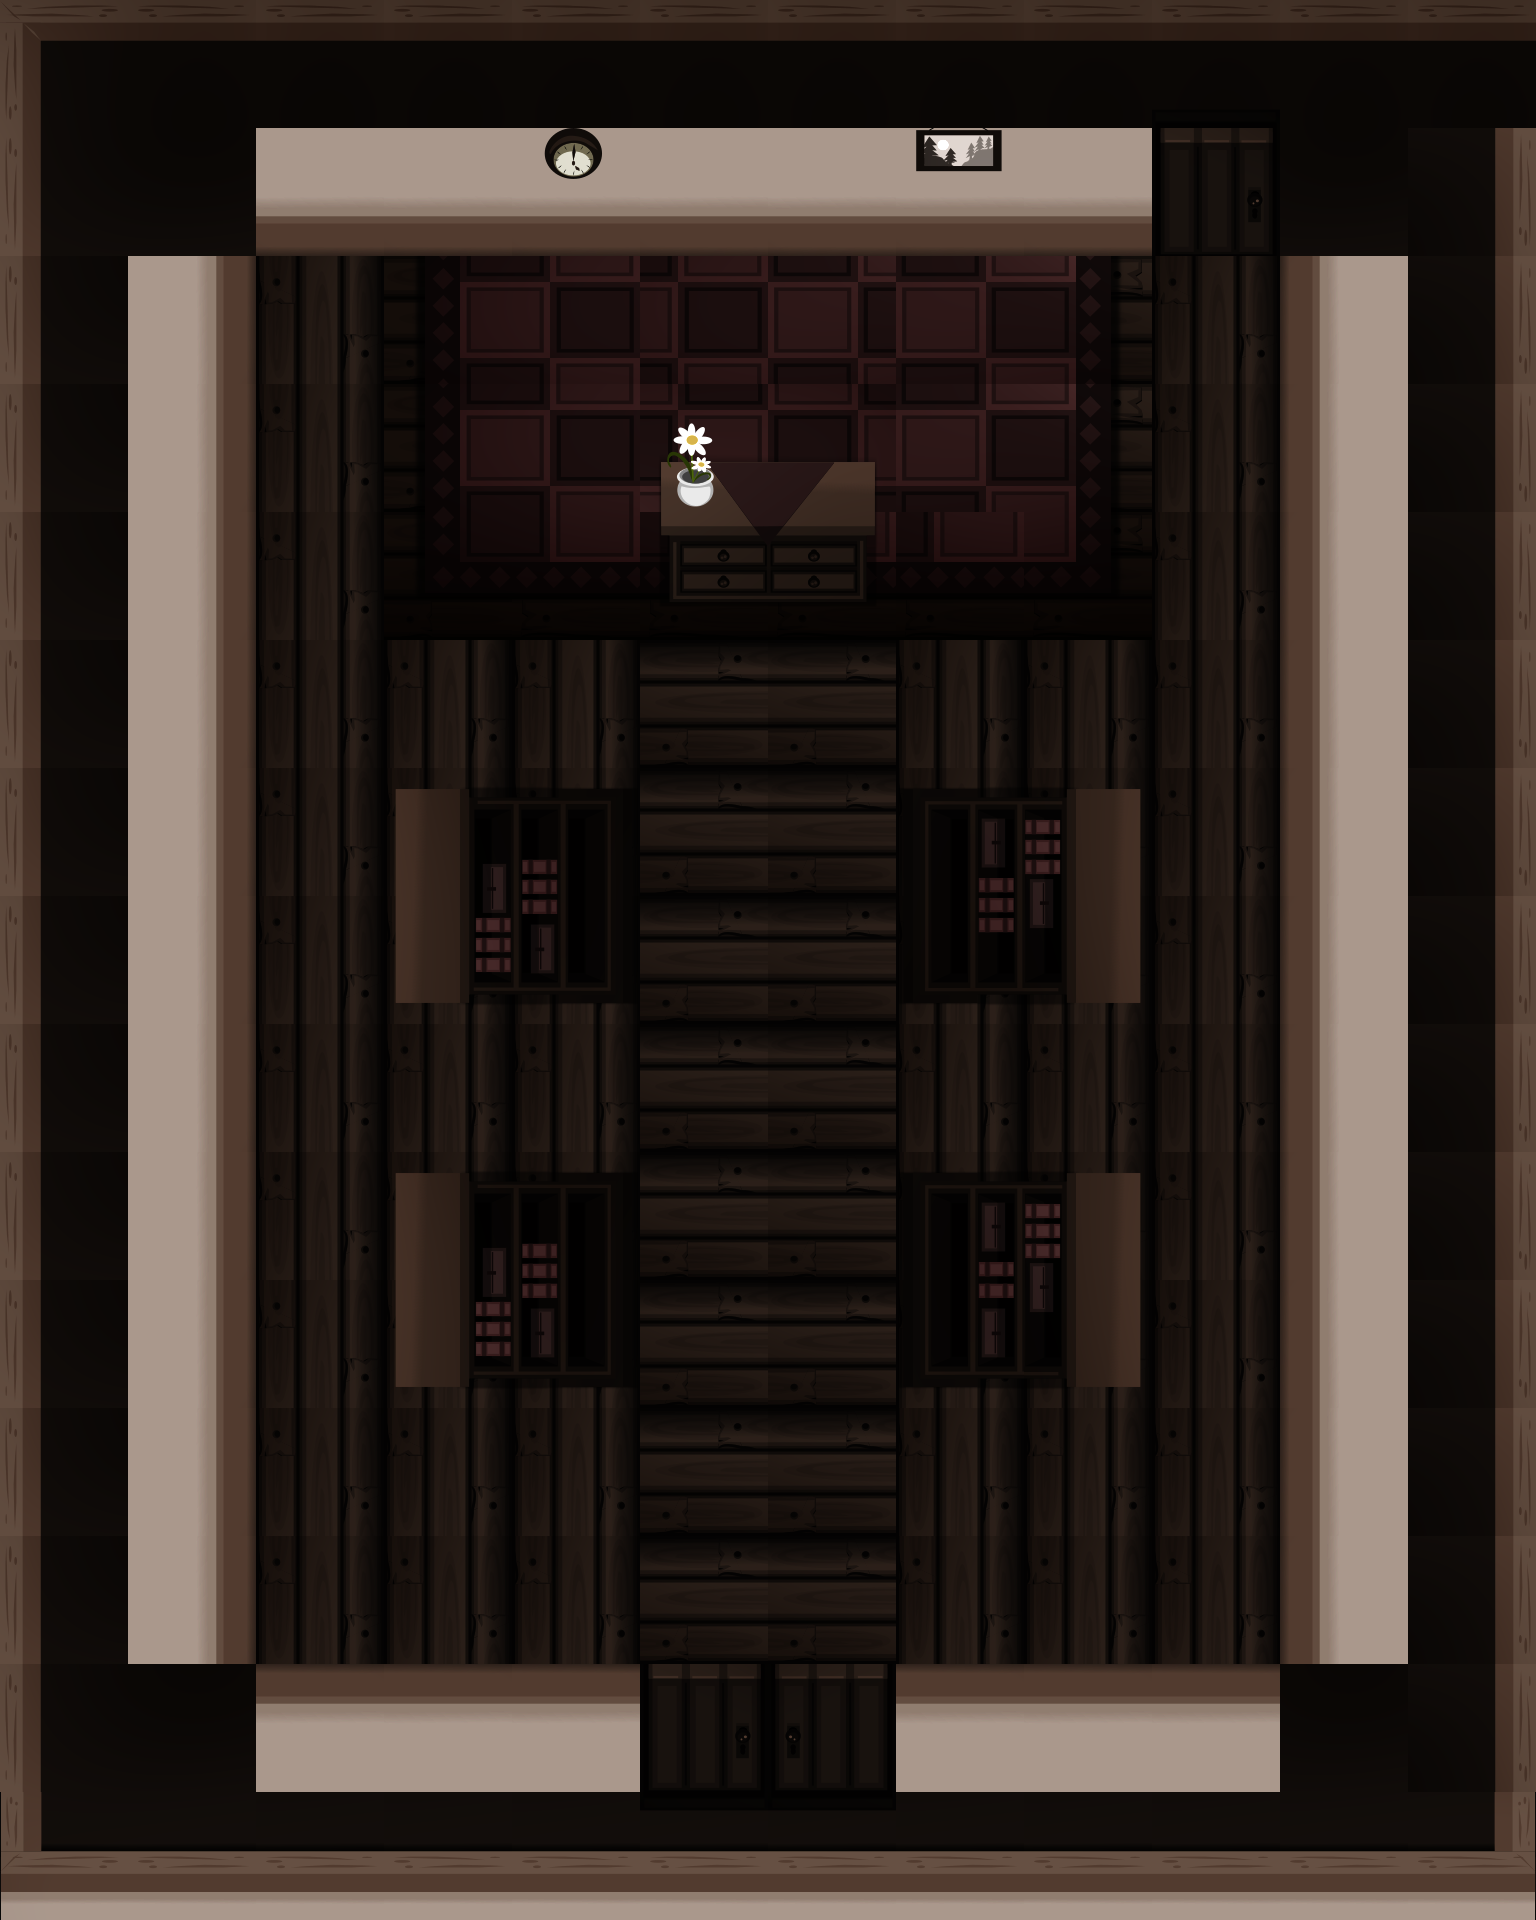

This game map was drawn from its Tiled (.tmx) file and the tilesets committed beside it. A one-line description and the full map source follow:
An orthogonal 12x15 tile map with 128x128 px tiles, 2 tile layers (WallsFloor, Furniture).

<map version="1.10" tiledversion="1.10.1" orientation="orthogonal" renderorder="right-down" width="12" height="15" tilewidth="128" tileheight="128" infinite="0" nextlayerid="3" nextobjectid="1">
 <editorsettings>
  <export target="Office_Map.JSON" format="json" />
 </editorsettings>
 <tileset firstgid="1" name="Office_T" tilewidth="128" tileheight="128" tilecount="63" columns="7">
  <image source="Office_T.png" width="896" height="1152" />
 </tileset>
 <layer id="2" name="WallsFloor" width="12" height="15">
  <data encoding="csv">
25,26,26,26,26,26,26,26,26,26,26,26,
32,33,47,47,47,47,47,47,47,47,33,3221225504,
32,1610612783,2684354614,50,51,51,52,52,53,2684354614,2684354607,3221225504,
32,1610612783,2684354614,50,51,3221225524,3221225523,52,53,2684354614,2684354607,3221225504,
32,1610612783,2684354614,57,58,58,58,58,60,2684354614,2684354607,3221225504,
32,1610612783,2684354614,2684354614,2684354614,2684354614,2684354614,2684354614,2684354614,2684354614,2684354607,3221225504,
32,1610612783,2684354614,2684354614,2684354614,2684354614,2684354614,2684354614,2684354614,2684354614,2684354607,3221225504,
32,1610612783,2684354614,2684354614,2684354614,2684354614,2684354614,2684354614,2684354614,2684354614,2684354607,3221225504,
32,1610612783,2684354614,2684354614,2684354614,2684354614,2684354614,2684354614,2684354614,2684354614,2684354607,3221225504,
32,1610612783,2684354614,2684354614,2684354614,2684354614,2684354614,2684354614,2684354614,2684354614,2684354607,3221225504,
32,1610612783,2684354614,2684354614,2684354614,2684354614,2684354614,2684354614,2684354614,2684354614,2684354607,3221225504,
32,1610612783,2684354614,2684354614,2684354614,2684354614,2684354614,2684354614,2684354614,2684354614,2684354607,3221225504,
32,1610612783,2684354614,2684354614,2684354614,2684354614,2684354614,2684354614,2684354614,2684354614,2684354607,3221225504,
32,33,3221225519,3221225519,3221225519,3221225519,3221225519,3221225519,3221225519,3221225519,33,3221225504,
39,40,40,40,40,40,40,40,40,40,40,41
</data>
 </layer>
 <layer id="1" name="Furniture" width="12" height="15">
  <data encoding="csv">
0,0,0,0,0,0,0,0,0,35,0,0,
0,0,0,0,38,0,0,31,0,42,0,0,
0,0,0,0,0,0,0,0,0,0,0,0,
0,0,0,0,0,1,2,0,0,0,0,0,
0,0,0,0,0,8,9,0,0,0,0,0,
0,0,0,0,0,54,54,0,0,0,0,0,
0,0,0,1610612747,1610612754,54,54,2684354577,2684354570,0,0,0,
0,0,0,1610612746,1610612753,54,54,2684354578,2684354571,0,0,0,
0,0,0,0,0,54,54,0,0,0,0,0,
0,0,0,1610612747,1610612754,54,54,2684354577,2684354570,0,0,0,
0,0,0,1610612746,1610612753,54,54,3758096401,2684354571,0,0,0,
0,0,0,0,0,54,54,0,0,0,0,0,
0,0,0,0,0,54,54,0,0,0,0,0,
0,0,0,0,0,42,2147483690,0,0,0,0,0,
0,0,0,0,0,3221225507,3221225507,0,0,0,0,0
</data>
 </layer>
</map>